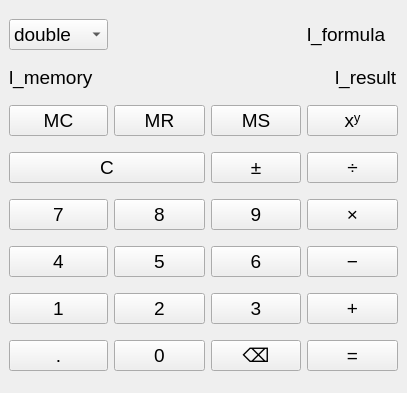
<?xml version="1.0" encoding="UTF-8"?>
<ui version="4.0">
 <class>MainWindow</class>
 <widget class="QMainWindow" name="MainWindow">
  <property name="geometry">
   <rect>
    <x>0</x>
    <y>0</y>
    <width>407</width>
    <height>393</height>
   </rect>
  </property>
  <property name="sizePolicy">
   <sizepolicy hsizetype="Preferred" vsizetype="Preferred">
    <horstretch>0</horstretch>
    <verstretch>0</verstretch>
   </sizepolicy>
  </property>
  <property name="font">
   <font>
    <pointsize>14</pointsize>
   </font>
  </property>
  <property name="windowTitle">
   <string>Калькулятор</string>
  </property>
  <widget class="QWidget" name="centralwidget">
   <layout class="QGridLayout" name="gridLayout">
    <item row="3" column="0" colspan="2">
     <widget class="QPushButton" name="pb_clear">
      <property name="text">
       <string>C</string>
      </property>
     </widget>
    </item>
    <item row="5" column="1">
     <widget class="QPushButton" name="pb_five">
      <property name="text">
       <string>5</string>
      </property>
     </widget>
    </item>
    <item row="3" column="2">
     <widget class="QPushButton" name="pb_change_the_sign">
      <property name="text">
       <string>±</string>
      </property>
     </widget>
    </item>
    <item row="2" column="1">
     <widget class="QPushButton" name="pb_MR">
      <property name="text">
       <string>MR</string>
      </property>
     </widget>
    </item>
    <item row="6" column="2">
     <widget class="QPushButton" name="pb_three">
      <property name="text">
       <string>3</string>
      </property>
     </widget>
    </item>
    <item row="5" column="3">
     <widget class="QPushButton" name="pb_minus">
      <property name="text">
       <string>−</string>
      </property>
     </widget>
    </item>
    <item row="7" column="1">
     <widget class="QPushButton" name="pb_zero">
      <property name="text">
       <string>0</string>
      </property>
     </widget>
    </item>
    <item row="6" column="3">
     <widget class="QPushButton" name="pb_plus">
      <property name="text">
       <string>+</string>
      </property>
     </widget>
    </item>
    <item row="2" column="0">
     <widget class="QPushButton" name="pb_MC">
      <property name="text">
       <string>MC</string>
      </property>
     </widget>
    </item>
    <item row="2" column="3">
     <widget class="QPushButton" name="pb_power">
      <property name="text">
       <string>xʸ</string>
      </property>
     </widget>
    </item>
    <item row="5" column="2">
     <widget class="QPushButton" name="pb_six">
      <property name="text">
       <string>6</string>
      </property>
     </widget>
    </item>
    <item row="3" column="3">
     <widget class="QPushButton" name="pb_division">
      <property name="text">
       <string>÷</string>
      </property>
     </widget>
    </item>
    <item row="2" column="2">
     <widget class="QPushButton" name="pb_MS">
      <property name="text">
       <string>MS</string>
      </property>
     </widget>
    </item>
    <item row="0" column="3">
     <widget class="QLabel" name="l_formula">
      <property name="sizePolicy">
       <sizepolicy hsizetype="Preferred" vsizetype="Fixed">
        <horstretch>0</horstretch>
        <verstretch>0</verstretch>
       </sizepolicy>
      </property>
      <property name="text">
       <string>l_formula</string>
      </property>
     </widget>
    </item>
    <item row="7" column="2">
     <widget class="QPushButton" name="pb_erase">
      <property name="text">
       <string>⌫</string>
      </property>
     </widget>
    </item>
    <item row="4" column="1">
     <widget class="QPushButton" name="pb_eight">
      <property name="text">
       <string>8</string>
      </property>
     </widget>
    </item>
    <item row="4" column="2">
     <widget class="QPushButton" name="pb_nine">
      <property name="text">
       <string>9</string>
      </property>
     </widget>
    </item>
    <item row="6" column="1">
     <widget class="QPushButton" name="pb_two">
      <property name="text">
       <string>2</string>
      </property>
     </widget>
    </item>
    <item row="7" column="0">
     <widget class="QPushButton" name="tb_extra">
      <property name="text">
       <string>.</string>
      </property>
     </widget>
    </item>
    <item row="4" column="0">
     <widget class="QPushButton" name="pb_seven">
      <property name="text">
       <string>7</string>
      </property>
     </widget>
    </item>
    <item row="4" column="3">
     <widget class="QPushButton" name="pb_multiplicalion">
      <property name="text">
       <string>×</string>
      </property>
     </widget>
    </item>
    <item row="6" column="0">
     <widget class="QPushButton" name="pb_one">
      <property name="text">
       <string>1</string>
      </property>
     </widget>
    </item>
    <item row="5" column="0">
     <widget class="QPushButton" name="pb_four">
      <property name="text">
       <string>4</string>
      </property>
     </widget>
    </item>
    <item row="7" column="3">
     <widget class="QPushButton" name="pb_equally">
      <property name="text">
       <string>=</string>
      </property>
     </widget>
    </item>
    <item row="1" column="0" colspan="4">
     <layout class="QHBoxLayout" name="horizontalLayout">
      <item>
       <widget class="QLabel" name="l_memory">
        <property name="sizePolicy">
         <sizepolicy hsizetype="Preferred" vsizetype="Fixed">
          <horstretch>0</horstretch>
          <verstretch>0</verstretch>
         </sizepolicy>
        </property>
        <property name="text">
         <string>l_memory</string>
        </property>
       </widget>
      </item>
      <item alignment="Qt::AlignmentFlag::AlignRight">
       <widget class="QLabel" name="l_result">
        <property name="sizePolicy">
         <sizepolicy hsizetype="Preferred" vsizetype="Fixed">
          <horstretch>0</horstretch>
          <verstretch>0</verstretch>
         </sizepolicy>
        </property>
        <property name="text">
         <string>l_result</string>
        </property>
       </widget>
      </item>
     </layout>
    </item>
    <item row="0" column="0">
     <widget class="QComboBox" name="cmb_controller">
      <item>
       <property name="text">
        <string>double</string>
       </property>
      </item>
      <item>
       <property name="text">
        <string>float</string>
       </property>
      </item>
      <item>
       <property name="text">
        <string>uint8_t</string>
       </property>
      </item>
      <item>
       <property name="text">
        <string>int</string>
       </property>
      </item>
      <item>
       <property name="text">
        <string>int64_t</string>
       </property>
      </item>
      <item>
       <property name="text">
        <string>size_t</string>
       </property>
      </item>
      <item>
       <property name="text">
        <string>Rational</string>
       </property>
      </item>
     </widget>
    </item>
   </layout>
  </widget>
 </widget>
 <resources/>
 <connections/>
</ui>
